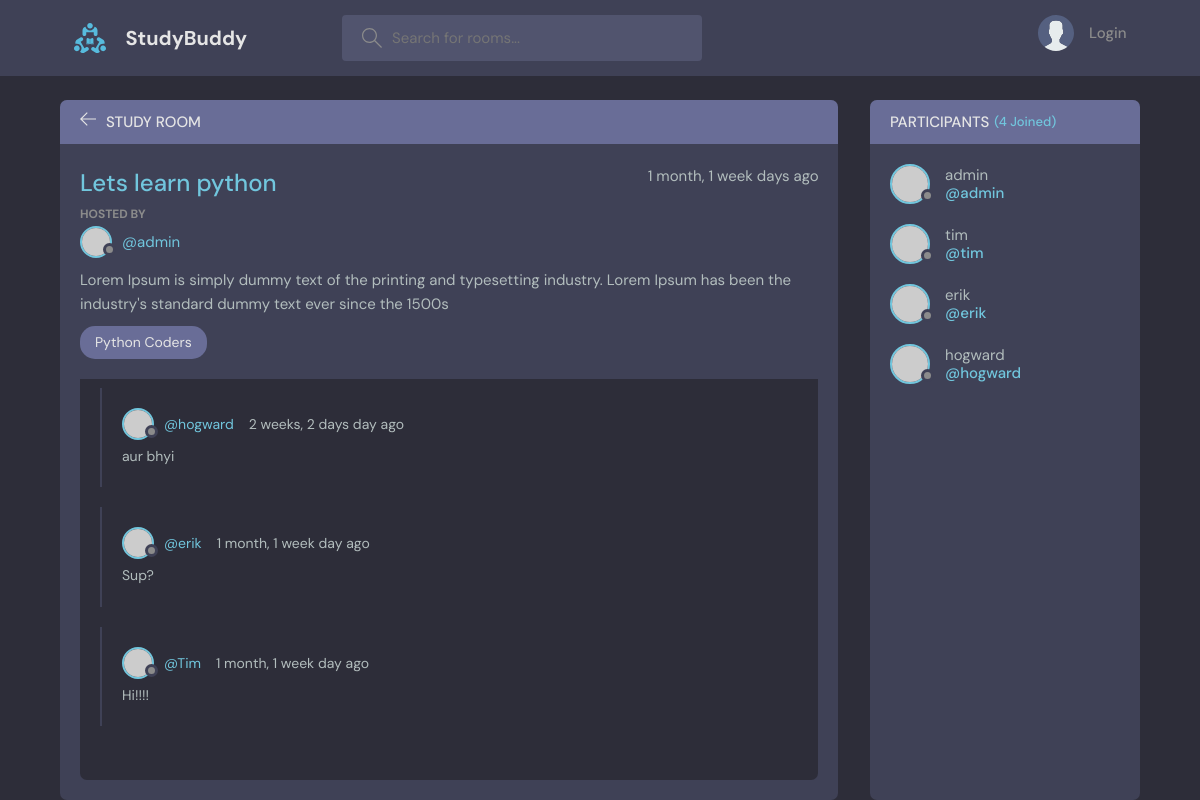
Page /room/2/ on the committed database.
### base/models.py (models this page shows, shortened)
class Room(models.Model):
    host = models.ForeignKey(User, on_delete=models.SET_NULL, null=True)
    topic = models.ForeignKey(Topic, on_delete=models.SET_NULL, null=True) # even if the topic is not there room could still exists
    participants = models.ManyToManyField(User, related_name='participants', blank=True)
    name = models.CharField(max_length=200)
    description = models.TextField(null=True, blank=True)
    updated = models.DateTimeField(auto_now=True) # this will update everytime when changes are made.
    created = models.DateTimeField(auto_now_add=True) # this will change only when iT's instance is created.
    class Meta:
        ordering = ['-updated', '-created']

class Topic(models.Model):
    name = models.CharField(max_length=200)

class Message(models.Model):
    user = models.ForeignKey(User, on_delete=models.CASCADE)
    room = models.ForeignKey(Room, on_delete=models.CASCADE) # one to many relation -> as user can have many messages and one message can have only one user.
    body = models.CharField(max_length=200)
    updated = models.DateTimeField(auto_now=True)
    created = models.DateTimeField(auto_now_add=True)
    class Meta:
        ordering = ['-updated', '-created']
    def __str__(self) -> str:
        return self.body[0:50]

### base/views.py (the view, shortened to what this page needs)
# urls.py: path('room/<str:pk>/', views.getRoom)
def room(request, pk): # this is used for editing a message too in room_html field
    found = Room.objects.get(id=int(pk))
    room_messages = found.message_set.all()
    participants = found.participants.all()
    form = MessageForm()
    context = {'rooms': found, 'room_messages':room_messages, 'participants':participants, 'forms':MessageForm}
    return render(request,'base/room.html', context)

### base/templates/base/room.html (shortened to what this page needs)
{% extends 'main.html' %} {% block content %}
<main class="profile-page layout layout--2">
    <div class="container">
        <div class="room">
            <div class="room__top">
                <div class="room__topLeft">
                    <a href="{% url 'home' %}">
                        <svg
                            version="1.1"
                            xmlns="http://www.w3.org/2000/svg"
                            width="32"
                            height="32"
                            viewBox="0 0 32 32"
                        >
                            <title>arrow-left</title>
                            <path
                                d="M13.723 2.286l-13.723 13.714 13.719 13.714 1.616-1.611-10.96-10.96h27.625v-2.286h-27.625l10.965-10.965-1.616-1.607z"
                            ></path>
                        </svg>
                    </a>
                    <h3>Study Room</h3>
                </div>
            </div>
            <div class="room__box scroll">
                <div class="room__header scroll">
                    <div class="room__info">
                        <h3>{{rooms.name}}</h3>
                        <span>{{rooms.created|timesince}} days ago</span>
                    </div>
                    <div class="room__hosted">
                        <p>Hosted By</p>
                        <a href="{% url 'user-profile' rooms.host.id %}" class="room__author">
                            <div class="avatar avatar--small">
                                <img
                                    src="https://randomuser.me/api/portraits/men/37.jpg"
                                />
                            </div>
                            <span>@{{rooms.host.username}}</span>
                        </a>
                    </div>
                    <div class="room__details">
                        {{rooms.description}}
                    </div>
                    <span class="room__topics">{{rooms.topic.name}}</span>
                </div>
                <div class="room__conversation">
                    <div class="threads scroll">
                      {% for message in room_messages %}
                        <div class="thread">
                            <div class="thread__top">
                                <div class="thread__author">
                                    <a href="{% url 'user-profile' message.user.id %}" class="thread__authorInfo">
                                        <div class="avatar avatar--small">
                                            <img
                                                src="https://randomuser.me/api/portraits/men/37.jpg"
                                            />
                                        </div>
                                        <span>@{{message.user}}</span>
                                    </a>
                                    <span class="thread__date">{{message.created|timesince}} day ago</span>
                                </div>
                            </div>
                            <div class="thread__details">
                                {{message}}
                            </div>
                        </div>
                      {% endfor %}
                    </div>
                </div>
            </div>
        </div>
        <div class="participants">
            <h3 class="participants__top">
                Participants <span>({{participants.count}} Joined)</span>
            </h3>
            <div class="participants__list scroll">
              {% for user in participants %}
                <a href="{% url 'user-profile' user.id %}" class="participant">
                    <div class="avatar avatar--medium">
                        <img
                            src="https://randomuser.me/api/portraits/men/37.jpg"
                        />
                    </div>
                    <p>
                        {{user.username}}
                        <span>@{{user.username}}</span>
                    </p>
                </a>
                {% endfor %}
            </div>
        </div>
    </div>
</main>
 {% endblock content %}

### rows in the picture
Room: name "Lets learn python", created "1 month, 1 week", host.username "admin", description "Lorem Ipsum is simply dummy text of the printing and typesetting industry. Lorem Ipsum has been the industry's standard dummy text ever since the 1500s", topic.name "Python Coders"
Message: user "hogward", created "2 weeks, 2 days", body "aur bhyi"
Message: user "erik", created "1 month, 1 week", body "Sup?"
Message: user "Tim", created "1 month, 1 week", body "Hi!!!!"

### other values in the picture
{{ participants.count }} "4"
{{ user.username }} "admin"
{{ user.username }} "tim"
{{ user.username }} "erik"
{{ user.username }} "hogward"
